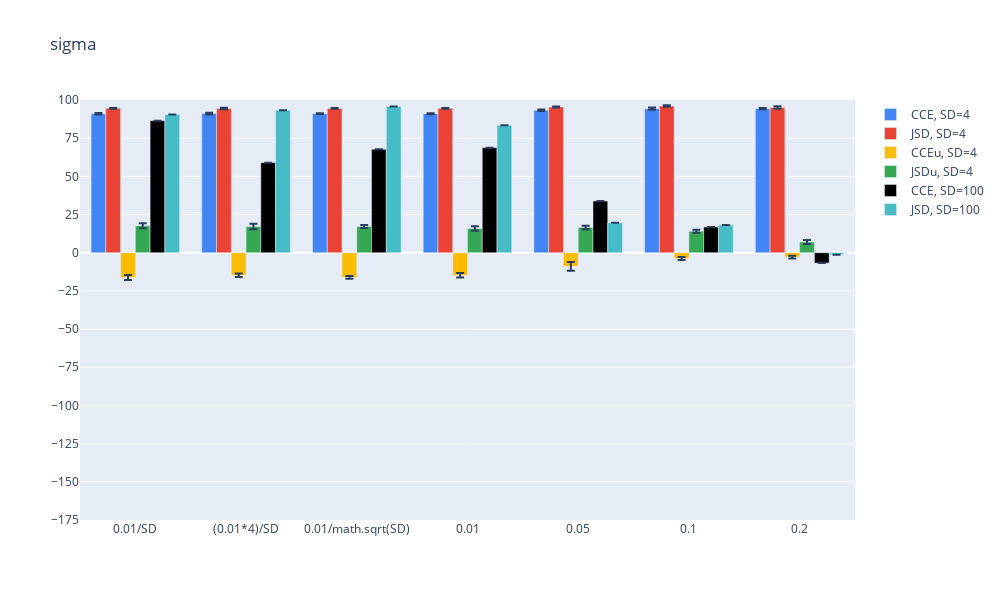

The cell this chart's notebook holds for it:
### Code cell
plot_vals(6)
plt.savefig("pictures/results_fig_6.svg")

### Figure 1 — Plotly figure (JSON) as saved in the notebook; plotly's stock layout.template omitted (floating-point values rounded to 4 significant figures)
{"data": [{"error_y": {"array": [0.4199, 0.5672, 0.247, 0.3204, 0.4895, 0.7618, 0.3864]}, "marker": {"color": "#4285F4"}, "name": "CCE, SD=4", "type": "bar", "x": ["0.01/SD", "(0.01*4)/SD", "0.01/math.sqrt(SD)", "0.01", "0.05", "0.1", "0.2"], "y": [91.0, 91.13, 91.04, 91.05, 93.35, 94.33, 94.31]}, {"error_y": {"array": [0.2877, 0.5051, 0.2496, 0.2357, 0.2767, 0.5058, 0.8432]}, "marker": {"color": "#EA4335"}, "name": "JSD, SD=4", "type": "bar", "x": ["0.01/SD", "(0.01*4)/SD", "0.01/math.sqrt(SD)", "0.01", "0.05", "0.1", "0.2"], "y": [94.52, 94.39, 94.45, 94.52, 95.44, 96.02, 95.05]}, {"error_y": {"array": [1.641, 1.206, 0.8578, 1.494, 2.835, 0.9977, 0.9302]}, "marker": {"color": "#FBBC04"}, "name": "CCEu, SD=4", "type": "bar", "x": ["0.01/SD", "(0.01*4)/SD", "0.01/math.sqrt(SD)", "0.01", "0.05", "0.1", "0.2"], "y": [-16.2, -14.73, -16.13, -14.78, -8.889, -3.844, -2.872]}, {"error_y": {"array": [1.6, 1.83, 1.0, 1.445, 1.126, 1.042, 1.341]}, "marker": {"color": "#34A853"}, "name": "JSDu, SD=4", "type": "bar", "x": ["0.01/SD", "(0.01*4)/SD", "0.01/math.sqrt(SD)", "0.01", "0.05", "0.1", "0.2"], "y": [17.62, 17.13, 17.21, 15.83, 16.53, 14.08, 7.014]}, {"error_y": {"array": [0, 0, 0, 0, 0, 0, 0]}, "marker": {"color": "#000000"}, "name": "CCE, SD=100", "type": "bar", "x": ["0.01/SD", "(0.01*4)/SD", "0.01/math.sqrt(SD)", "0.01", "0.05", "0.1", "0.2"], "y": [86.45, 58.98, 67.76, 68.8, 33.86, 16.86, -6.773]}, {"error_y": {"array": [0, 0, 0, 0, 0, 0, 0]}, "marker": {"color": "#46BDC6"}, "name": "JSD, SD=100", "type": "bar", "x": ["0.01/SD", "(0.01*4)/SD", "0.01/math.sqrt(SD)", "0.01", "0.05", "0.1", "0.2"], "y": [90.48, 93.37, 95.8, 83.41, 19.59, 18.13, -1.253]}], "layout": {"height": 600, "title": {"text": "sigma"}, "width": 1000, "yaxis": {"dtick": 25, "range": [-175, 100], "tick0": 0}}}
